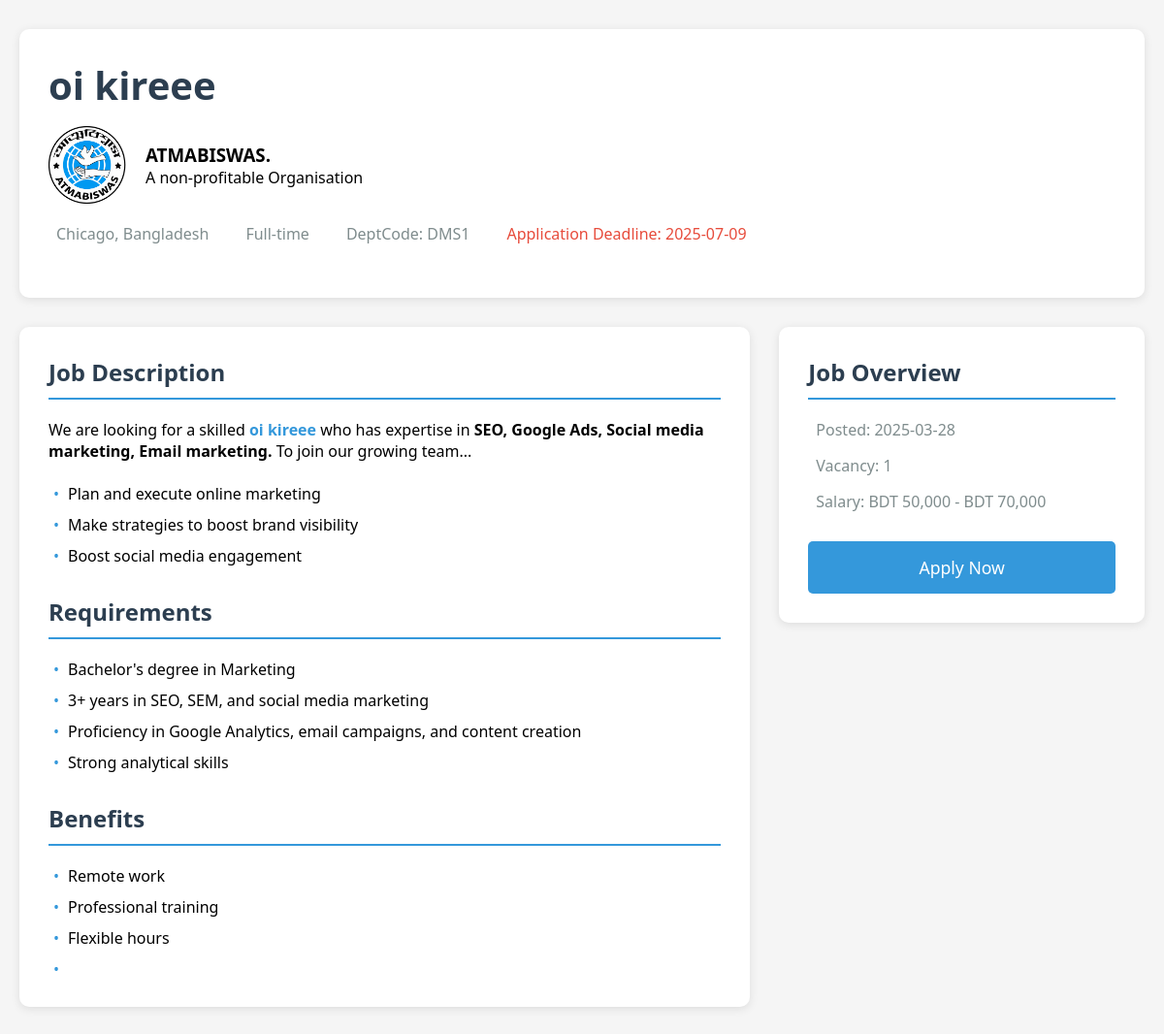
The page /career/jobdes.php?id=4&deptCode=DMS1 on the database its author committed.
### tables this page shows
CREATE TABLE `jobs` (
  `job_id` int(11) NOT NULL,
  `job_title` varchar(100) NOT NULL,
  `job_description` text NOT NULL,
  `job_skillset` text NOT NULL,
  `job_experience` varchar(20) NOT NULL,
  `job_benefits` text NOT NULL,
  `job_location` varchar(100) NOT NULL,
  `salary_range` varchar(50) NOT NULL,
  `job_type` varchar(20) NOT NULL,
  `job_req` varchar(255) DEFAULT 'No job requirements specified',
  `PostDate` date NOT NULL DEFAULT curdate(),
  `deadline` date DEFAULT NULL,
  `job_dept` varchar(255) DEFAULT 'Manager',
  `job_code` varchar(255) DEFAULT NULL
);

### career/jobdes.php (the view, shortened to what this page needs)
<?php
    $database = new Db();
    $connection = $database->connect();
    $connection1 = $database->connect();
    $jobId = htmlspecialchars($_GET['id']);
    $jobCode = htmlspecialchars($_GET['deptCode']);
    $sql = "SELECT * FROM jobs WHERE job_id =:job_id";
    $stmt = $connection->prepare($sql);
    $stmt->bindParam(":job_id",$jobId);
    $stmt->execute();
    $jobDes = $stmt->fetchAll(PDO::FETCH_ASSOC);
    $sql1 = "SELECT count(*) as vacency FROM jobs WHERE job_code=:job_code;";
    $stmt1 = $connection1->prepare($sql1);
    $stmt1->bindParam(":job_code",$jobCode);
    $stmt1->execute();
    $deptCode = $stmt1->fetchAll(PDO::FETCH_ASSOC);
?>
<!DOCTYPE html>
<html lang="en">
<head>
    <link rel="stylesheet" href="css/jobdes.css">
</head>
<body>
    <div class="container">
        <div class="job-header">
            <h1 class="job-title"><?= $jobDes[0]['job_title']?></h1>
            <div class="company-info">
                <img src="../images/logo/logo.png" alt="Company Logo" class="company-logo">
                <div>
                    <h3>ATMABISWAS.</h3>
                    <p>A non-profitable Organisation</p>
                </div>
            </div>
            <div class="job-meta">
                <div class="meta-item">
                    <span><?= $jobDes[0]['job_location']?>, Bangladesh</span>
                </div>
                <div class="meta-item">
                    <span>Full-time</span>
                </div>
                <div class="meta-item">
                    <span>DeptCode: <?= $jobCode ?></span>
                </div>
                <div class="meta-item">
                    <span class="deadline">Application Deadline: <?= $jobDes[0]['deadline'] ?></span>
                </div>
            </div>
        </div>
        <div class="job-content">
            <div class="main-content">
                <div class="section">
                    <h2>Job Description</h2>
                    <p>We are looking for a skilled <strong
                            style="color:#3498db;"><?= $jobDes[0]['job_title'] ?></strong>
                        who has expertise in
                        <strong><?= $jobDes[0]['job_skillset'] ?></strong> To join our growing team...
                    </p>
                    <br>
                    <ul>
                        <?php
                            $des = explode(".",$jobDes[0]['job_description']);
                            foreach($des as $d){
                    echo '<li>'.$d.'</li>';
                            }
                        ?>
                    </ul>
                </div>
                <div class="section">
                    <h2>Requirements</h2>
                    <ul>
                        <?php
                            $req = explode(".",$jobDes[0]['job_req']);
                            foreach($req as $re){
                                echo "<li>".$re."</li>";
                            }
                         ?>
                    </ul>
                </div>
                <div class="section">
                    <h2>Benefits</h2>
                    <ul>
                        <?php
                            $ben = explode(".",$jobDes[0]['job_benefits']);
                            foreach($ben as $b){
                                echo "<li>".$b."</li>";
                            }
                        ?>
                    </ul>
                </div>
            </div>
            <div class="sidebar">
                <div class="section">
                    <h2>Job Overview</h2>
                    <div class="meta-item" style="margin-bottom: 15px;">
                        <span>Posted: <?= $jobDes[0]['PostDate']; ?></span>
                    </div>
                    <div class="meta-item" style="margin-bottom: 15px;">
                        <span>Vacancy: <?php
                echo $deptCode[0]['vacency'];
                        ?> </span>
                    </div>
                    <div class="meta-item" style="margin-bottom: 15px;">
                        <span>Salary: <?= $jobDes[0]['salary_range'];?></span>
                    </div>
                </div>
                <button class="apply-button" onclick="openApplyModal()">Apply Now</button>
            </div>
        </div>
    </div>
</body>
</html>

### career/css/jobdes.css (style rules this page uses)
* { margin: 0; padding: 0; box-sizing: border-box; font-family: 'Segoe UI', Tahoma, Geneva, Verdana, sans-serif; }
body { background-color: #f5f5f5; }
.container { max-width: 1200px; margin: 0 auto; padding: 30px 20px; }
.job-header { background-color: #fff; padding: 30px; border-radius: 10px; box-shadow: 0 2px 10px rgba(0, 0, 0, 0.1); margin-bottom: 30px; }
.job-title { color: #2c3e50; font-size: 2.5rem; margin-bottom: 15px; }
.company-info { display: flex; align-items: center; margin-bottom: 20px; }
.company-logo { width: 80px; height: 80px; margin-right: 20px; border-radius: 8px; }
.job-meta { display: flex; gap: 30px; margin-bottom: 25px; }
.meta-item { display: flex; align-items: center; gap: 8px; color: #7f8c8d; }
.deadline { color: #e74c3c; font-weight: 500; }
.job-content { display: grid; grid-template-columns: 2fr 1fr; gap: 30px; }
.main-content { background-color: #fff; padding: 30px; border-radius: 10px; box-shadow: 0 2px 10px rgba(0, 0, 0, 0.1); }
.sidebar { background-color: #fff; padding: 30px; border-radius: 10px; box-shadow: 0 2px 10px rgba(0, 0, 0, 0.1); height: fit-content; }
h2 { color: #2c3e50; margin-bottom: 20px; padding-bottom: 10px; border-bottom: 2px solid #3498db; }
.section { margin-bottom: 30px; }
ul { list-style: none; padding-left: 20px; }
li { margin-bottom: 10px; position: relative; }
li:before { content: "•"; color: #3498db; position: absolute; left: -15px; }
.apply-button { background-color: #3498db; color: white; padding: 15px 30px; border: none; border-radius: 5px; font-size: 1.1rem; cursor: pointer; width: 100%; transition: background-color 0.3s; }

### rows shown on the page
jobs: job_title "oi kireee", job_location "Chicago", deadline "2025-07-09", job_skillset "SEO, Google Ads, Social media marketing, Email marketing.", job_description "Plan and execute online marketing", job_description "Make strategies to boost brand visibility", job_description "Boost social media engagement", job_req "Bachelor's degree in Marketing", job_req "3+ years in SEO, SEM, and social media marketing", job_req "Proficiency in Google Analytics, email campaigns, and content creation", job_req "Strong analytical skills", job_benefits "Remote work", job_benefits "Professional training", job_benefits "Flexible hours", PostDate "2025-03-28", salary_range "BDT 50,000 - BDT 70,000"

### other values the page prints
$jobCode "DMS1"
$deptCode[0]['vacency'] "1"
